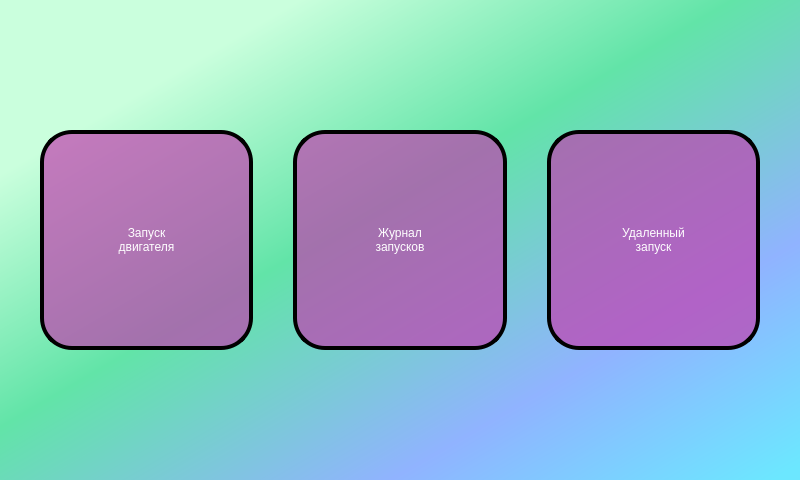
<?xml version="1.0" encoding="UTF-8"?>
<ui version="4.0">
 <class>Menu</class>
 <widget class="QWidget" name="Menu">
  <property name="geometry">
   <rect>
    <x>0</x>
    <y>0</y>
    <width>800</width>
    <height>480</height>
   </rect>
  </property>
  <property name="windowTitle">
   <string>Form</string>
  </property>
  <property name="styleSheet">
   <string notr="true">#Menu {
	background-color:qlineargradient(spread:pad, x1:0.174, y1:0.187, x2:0.965, y2:1, stop:0.00497512 rgba(202, 255, 221, 255), stop:0.338308 rgba(98, 228, 168, 255), stop:0.706468 rgba(144, 179, 255, 255), stop:1 rgba(108, 231, 255, 255));
}


QPushButton {
border: 4px solid black;
background-color:rgba(191, 64, 175, 177);
border-radius:32px;
color: white;
}

QPushButton:pressed {
border: 8px solid black;
}
</string>
  </property>
  <layout class="QHBoxLayout" name="horizontalLayout">
   <property name="spacing">
    <number>40</number>
   </property>
   <property name="leftMargin">
    <number>40</number>
   </property>
   <property name="topMargin">
    <number>130</number>
   </property>
   <property name="rightMargin">
    <number>40</number>
   </property>
   <property name="bottomMargin">
    <number>130</number>
   </property>
   <item>
    <widget class="QPushButton" name="pb_to_engine">
     <property name="sizePolicy">
      <sizepolicy hsizetype="Minimum" vsizetype="Expanding">
       <horstretch>0</horstretch>
       <verstretch>0</verstretch>
      </sizepolicy>
     </property>
     <property name="text">
      <string>Запуск
двигателя</string>
     </property>
    </widget>
   </item>
   <item>
    <widget class="QPushButton" name="pb_to_logs">
     <property name="sizePolicy">
      <sizepolicy hsizetype="Minimum" vsizetype="Expanding">
       <horstretch>0</horstretch>
       <verstretch>0</verstretch>
      </sizepolicy>
     </property>
     <property name="text">
      <string>Журнал
запусков</string>
     </property>
    </widget>
   </item>
   <item>
    <widget class="QPushButton" name="pb_remote">
     <property name="sizePolicy">
      <sizepolicy hsizetype="Minimum" vsizetype="Expanding">
       <horstretch>0</horstretch>
       <verstretch>0</verstretch>
      </sizepolicy>
     </property>
     <property name="text">
      <string>Удаленный
запуск</string>
     </property>
    </widget>
   </item>
  </layout>
 </widget>
 <resources/>
 <connections/>
</ui>
